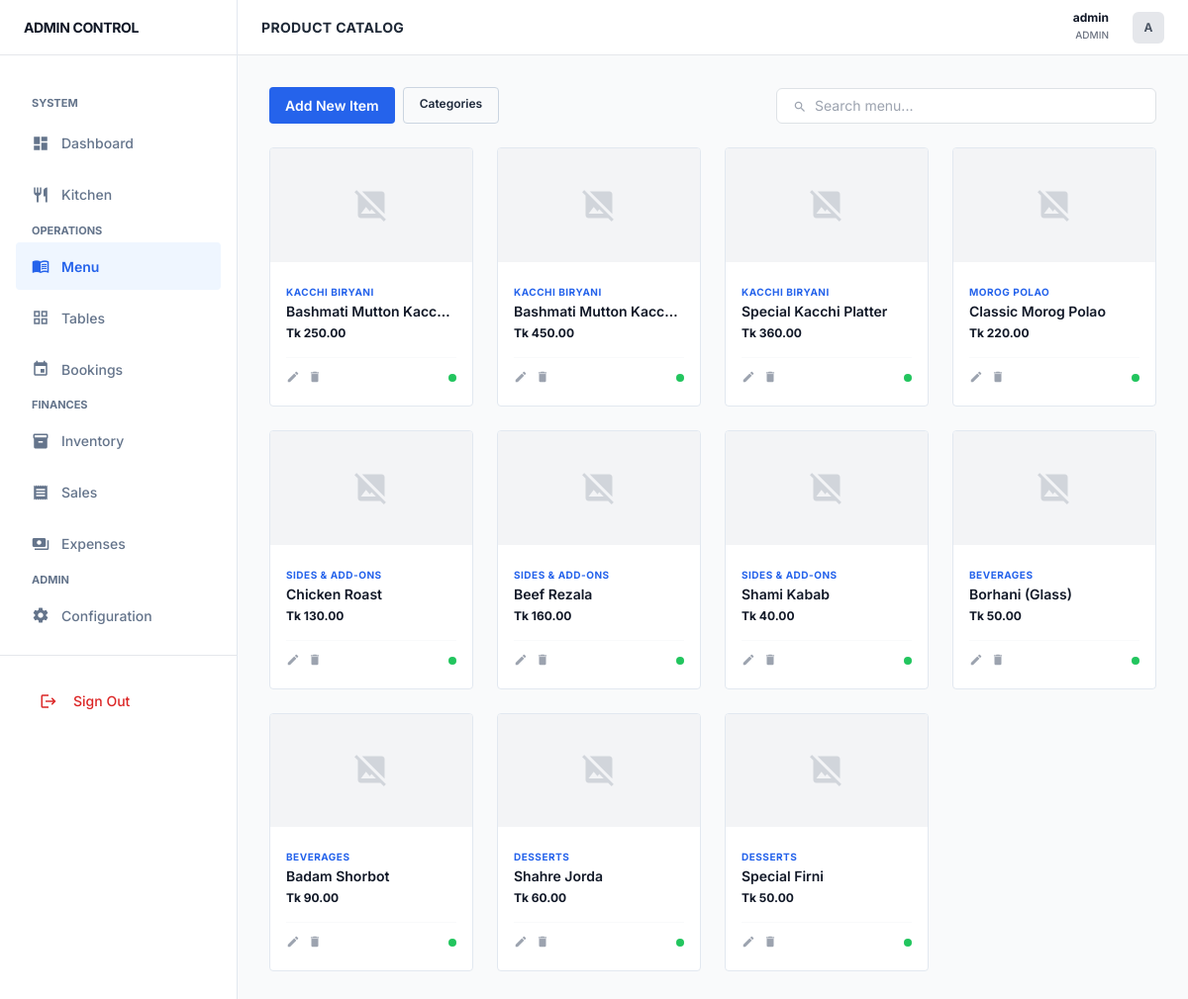
The page /menu/ (signed in) on the database its author committed.
### core/models/menu_item.py (models this page shows, shortened)
class MenuItem(models.Model):
    category = models.ForeignKey('Category', on_delete=models.CASCADE, related_name='items')
    name = models.CharField(max_length=100)
    description = models.TextField(blank=True, null=True)
    price = models.DecimalField(max_digits=10, decimal_places=2)
    is_available = models.BooleanField(default=True)
    image = models.ImageField(upload_to='menu_items/', blank=True, null=True)

### core/models/category.py (models this page shows, shortened)
class Category(models.Model):
    name = models.CharField(max_length=100)
    description = models.TextField(blank=True, null=True)
    class Meta:
        verbose_name_plural = "Categories"

### core/views/menu.py (the view)
class MenuItemListView(LoginRequiredMixin, ListView):
    model = MenuItem
    template_name = 'core/menu_list.html'
    context_object_name = 'menu_items'
    def get_context_data(self, **kwargs):
        context = super().get_context_data(**kwargs)
        context['categories'] = Category.objects.all()
        return context

### core/context_processors.py (called while the page is built)
def low_stock_processor(request):
    if request.user.is_authenticated:
        low_stock_count = 0
        ingredients = Ingredient.objects.all()
        for item in ingredients:
            if item.current_stock <= item.low_stock_threshold:
                low_stock_count += 1
        return {'sidebar_low_stock_count': low_stock_count}
    return {'sidebar_low_stock_count': 0}

### core/templates/core/menu_list.html (shortened to what this page needs)
{% extends 'core/base.html' %}
{% block page_title %}Product Catalog{% endblock %}
{% block content %}
<div class="flex flex-wrap items-center justify-between gap-4 mb-6">
    <div class="flex gap-2">
        <a href="{% url 'menu_add' %}" class="btn-flat">Add New Item</a>
        <a href="{% url 'category_add' %}" class="btn-flat btn-flat-outline text-xs">Categories</a>
    </div>
    <div class="flex flex-1 max-w-sm border border-gray-300 rounded bg-white px-3 py-1.5">
        <span class="material-icons text-gray-400 text-sm mr-2 mt-0.5">search</span>
        <input type="text" id="menuSearch" placeholder="Search menu..." class="w-full text-sm outline-none">
    </div>
</div>
<div class="grid grid-cols-1 sm:grid-cols-2 md:grid-cols-3 lg:grid-cols-4 xl:grid-cols-5 gap-4" id="menu-grid">
    {% for item in menu_items %}
    <div class="app-card overflow-hidden menu-item-card" data-name="{{ item.name|lower }}">
        <div class="aspect-video bg-gray-100 border-b border-gray-100 relative">
            {% if item.image %}
                <img src="{{ item.image.url }}" alt="{{ item.name }}" class="w-full h-full object-cover" loading="lazy">
            {% else %}
                <div class="w-full h-full flex items-center justify-center text-gray-300">
                    <span class="material-icons text-4xl">image_not_supported</span>
                </div>
            {% endif %}
        </div>
        <div class="p-3">
            <span class="text-[10px] font-bold text-blue-600 uppercase tracking-wider">{{ item.category.name }}</span>
            <h3 class="text-sm font-semibold text-gray-900 truncate mb-1">{{ item.name }}</h3>
            <p class="text-xs font-bold text-gray-900 mb-3">Tk {{ item.price }}</p>
            <div class="flex justify-between items-center pt-2 border-t border-gray-50">
                <div class="flex gap-2">
                    <a href="{% url 'menu_edit' item.id %}" class="text-gray-400 hover:text-blue-600">
                        <span class="material-icons text-sm">edit</span>
                    </a>
                    <a href="{% url 'menu_delete' item.id %}" class="text-gray-400 hover:text-red-600">
                        <span class="material-icons text-sm">delete</span>
                    </a>
                </div>
                <div class="w-2 h-2 rounded-full {% if item.is_available %}bg-green-500{% else %}bg-gray-300{% endif %}"></div>
            </div>
        </div>
    </div>
    {% endfor %}
</div>
{% endblock %}

### core/templates/core/base.html (shortened to what this page needs)
{% load static %}
<!DOCTYPE html>
<html lang="en" x-data="{ sidebarOpen: false }">
<head>
    <link href="https://cdn.jsdelivr.net/npm/bootstrap@5.3.0/dist/css/bootstrap.min.css" rel="stylesheet">
    <script src="https://cdn.tailwindcss.com"></script>
    <link rel="stylesheet" href="{% static 'core/css/style.css' %}">
</head>
<body class="bg-gray-50">
    <div class="flex h-screen overflow-hidden">
        <aside :class="sidebarOpen ? 'block' : 'hidden'" class="lg:block flat-sidebar h-full flex flex-col z-40 fixed lg:static inset-y-0 left-0" x-cloak>
            <div class="h-14 flex items-center px-6 border-b border-gray-200">
                <span class="text-sm font-bold text-gray-900 tracking-tight uppercase">Admin Control</span>
            </div>
            <nav class="flex-1 overflow-y-auto p-3 space-y-1">
                <p class="section-label px-3 mt-4">System</p>
                <a href="{% url 'dashboard' %}" class="nav-link-flat {% if request.resolver_match.url_name == 'dashboard' %}nav-link-active{% endif %}">
                    <span class="material-icons text-lg">dashboard</span>
                    <span>Dashboard</span>
                </a>
                <a href="{% url 'kitchen_dashboard' %}" class="nav-link-flat {% if 'kitchen' in request.path %}nav-link-active{% endif %}">
                    <span class="material-icons text-lg">restaurant</span>
                    <span>Kitchen</span>
                </a>
                <p class="section-label px-3 mt-6">Operations</p>
                <a href="{% url 'menu_list' %}" class="nav-link-flat {% if 'menu' in request.path %}nav-link-active{% endif %}">
                    <span class="material-icons text-lg">menu_book</span>
                    <span>Menu</span>
                </a>
                <a href="{% url 'table_list' %}" class="nav-link-flat {% if 'tables' in request.path %}nav-link-active{% endif %}">
                    <span class="material-icons text-lg">grid_view</span>
                    <span>Tables</span>
                </a>
                <a href="{% url 'reservation_list' %}" class="nav-link-flat {% if 'reservations' in request.path %}nav-link-active{% endif %}">
                    <span class="material-icons text-lg">event</span>
                    <span>Bookings</span>
                </a>
                <p class="section-label px-3 mt-6">Finances</p>
                <a href="{% url 'ingredient_list' %}" class="nav-link-flat {% if 'inventory' in request.path %}nav-link-active{% endif %}">
                    <span class="material-icons text-lg">inventory_2</span>
                    <span>Inventory</span>
                </a>
                <a href="{% url 'order_list' %}" class="nav-link-flat {% if 'orders' in request.path %}nav-link-active{% endif %}">
                    <span class="material-icons text-lg">receipt</span>
                    <span>Sales</span>
                </a>
                <a href="{% url 'expense_list' %}" class="nav-link-flat {% if 'expenses' in request.path %}nav-link-active{% endif %}">
                    <span class="material-icons text-lg">payments</span>
                    <span>Expenses</span>
                </a>
                {% if user.is_superuser %}
                <p class="section-label px-3 mt-6">Admin</p>
                <a href="{% url 'settings_home' %}" class="nav-link-flat {% if 'settings' in request.path %}nav-link-active{% endif %}">
                    <span class="material-icons text-lg">settings</span>
                    <span>Configuration</span>
                </a>
                {% endif %}
            </nav>
            <div class="p-4 border-t border-gray-200">
                <form action="{% url 'logout' %}" method="post">
                    <button type="submit" class="flex items-center gap-3 w-full px-3 py-2 text-sm font-medium text-red-600 hover:bg-red-50 rounded">
                        <span class="material-icons text-lg">logout</span>
                        <span>Sign Out</span>
                    </button>
                </form>
            </div>
        </aside>
        <div class="flex-1 flex flex-col min-w-0">
            <header class="h-14 bg-white border-b border-gray-200 flex items-center justify-between px-6 sticky top-0 z-30">
                <div class="flex items-center gap-4">
                    <h1 class="text-sm font-bold text-gray-800 uppercase tracking-wide">{% block page_title %}Overview{% endblock %}</h1>
                </div>
                <div class="flex items-center gap-4">
                    <div class="text-right hidden sm:block">
                        <p class="text-xs font-bold text-gray-900 leading-none mb-1">{{ user.username }}</p>
                        <p class="text-[10px] text-gray-500 uppercase font-medium">{% if user.is_superuser %}Admin{% else %}Staff{% endif %}</p>
                    </div>
                    <div class="w-8 h-8 bg-gray-200 rounded flex items-center justify-center text-xs font-bold text-gray-600">
                        {{ user.username|first|upper }}
                    </div>
                </div>
            </header>
            <main class="flex-1 overflow-y-auto p-6 lg:p-8">
                {% block content %}{% endblock %}
            </main>
        </div>
    </div>
</body>
</html>

### core/static/core/css/style.css (style rules this page uses)
:root { --primary-color: #2563eb; --secondary-color: #64748b; --success-color: #16a34a; --danger-color: #dc2626; --bg-light: #f8fafc; --bg-white: #ffffff; --text-main: #1e293b; --text-muted: #64748b; --border-main: #e2e8f0; --border-dark: #cbd5e1; --radius-none: 0px; --radius-sm: 4px; --radius-md: 6px; --sidebar-w: 240px; --header-h: 56px; }
* { transition: none !important; box-shadow: none !important; }
body { background-color: var(--bg-light); color: var(--text-main); font-family: 'Inter', system-ui, -apple-system, sans-serif; line-height: 1.5; -webkit-font-smoothing: grayscale; }
.app-card { background: var(--bg-white); border: 1px solid var(--border-main); border-radius: var(--radius-sm); }
.flat-sidebar { width: var(--sidebar-w); background: var(--bg-white); border-right: 1px solid var(--border-main); }
.nav-link-flat { display: flex; align-items: center; gap: 12px; padding: 10px 16px; color: var(--text-muted); font-size: 14px; font-weight: 500; border-radius: var(--radius-sm); text-decoration: none; }
.nav-link-active { background-color: #eff6ff !important; color: var(--primary-color) !important; font-weight: 600; }
.btn-flat { background-color: var(--primary-color); color: white; padding: 8px 16px; font-size: 14px; font-weight: 600; border: none; border-radius: var(--radius-sm); cursor: pointer; }
.btn-flat-outline { background-color: transparent; border: 1px solid var(--border-dark); color: var(--text-main); }
h1, h2, h3, h4 { font-weight: 600; color: #0f172a; }
.section-label { font-size: 11px; font-weight: 700; text-transform: uppercase; color: var(--text-muted); margin-bottom: 8px; display: block; }

### core/templates/core/base.html (style rules this page uses)
body { font-family: 'Inter', -apple-system, sans-serif; }

### rows shown on the page
MenuItem: category.name "KACCHI BIRYANI", name "Bashmati Mutton Kacc…", price "250.00", is_available True (drawn)
MenuItem: category.name "KACCHI BIRYANI", name "Bashmati Mutton Kacc…", price "450.00", is_available True (drawn)
MenuItem: category.name "KACCHI BIRYANI", name "Special Kacchi Platter", price "360.00", is_available True (drawn)
MenuItem: category.name "MOROG POLAO", name "Classic Morog Polao", price "220.00", is_available True (drawn)
MenuItem: category.name "SIDES & ADD-ONS", name "Chicken Roast", price "130.00", is_available True (drawn)
MenuItem: category.name "SIDES & ADD-ONS", name "Beef Rezala", price "160.00", is_available True (drawn)
MenuItem: category.name "SIDES & ADD-ONS", name "Shami Kabab", price "40.00", is_available True (drawn)
MenuItem: category.name "BEVERAGES", name "Borhani (Glass)", price "50.00", is_available True (drawn)
MenuItem: category.name "BEVERAGES", name "Badam Shorbot", price "90.00", is_available True (drawn)
MenuItem: category.name "DESSERTS", name "Shahre Jorda", price "60.00", is_available True (drawn)
MenuItem: category.name "DESSERTS", name "Special Firni", price "50.00", is_available True (drawn)

### other values the page prints
{{ user.username }} "admin"
{{ user.username|first|upper }} "A"
